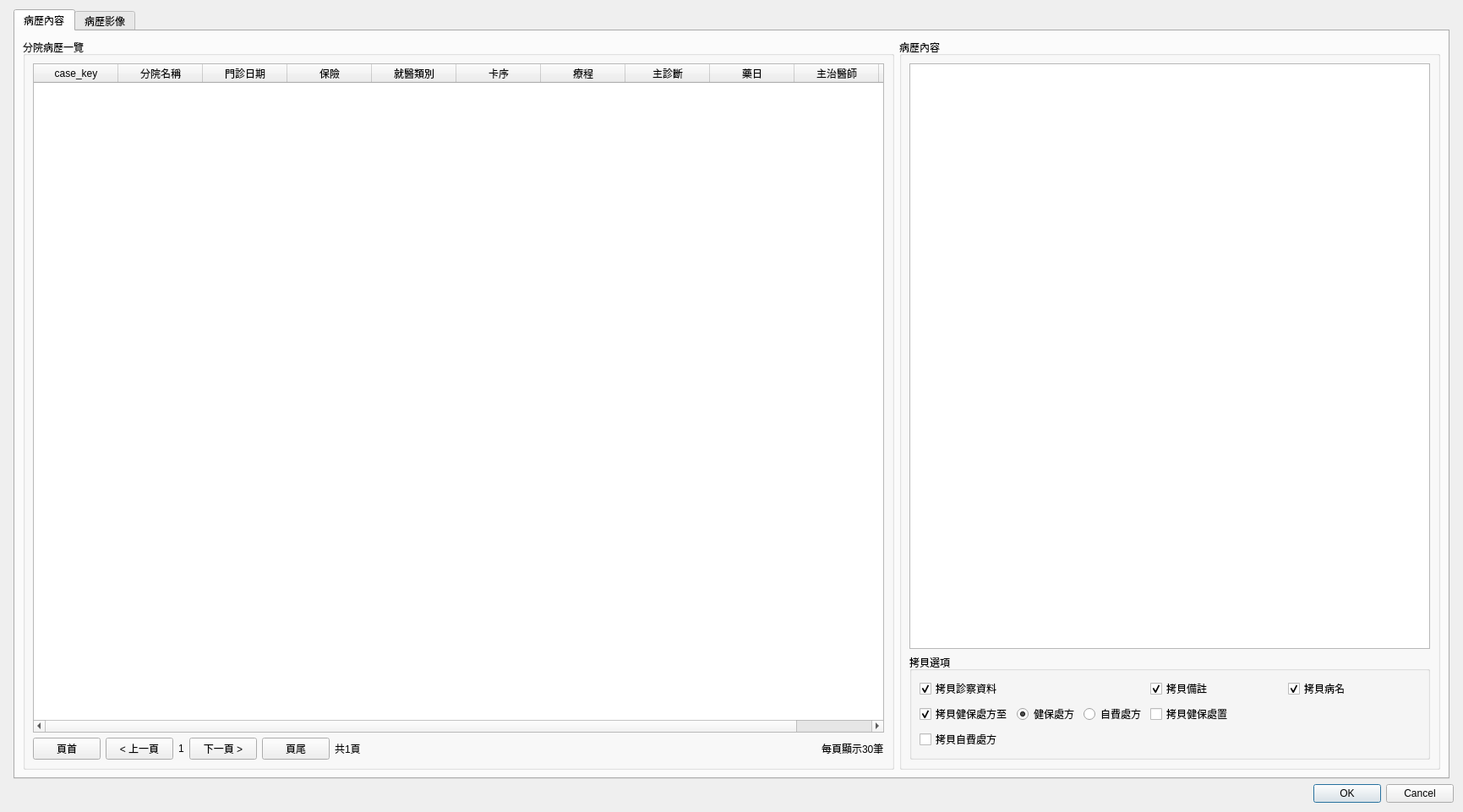
<?xml version="1.0" encoding="UTF-8"?>
<ui version="4.0">
 <class>Dialog_medical_record_hosts</class>
 <widget class="QDialog" name="Dialog_medical_record_hosts">
  <property name="windowModality">
   <enum>Qt::NonModal</enum>
  </property>
  <property name="geometry">
   <rect>
    <x>0</x>
    <y>0</y>
    <width>1731</width>
    <height>961</height>
   </rect>
  </property>
  <property name="sizePolicy">
   <sizepolicy hsizetype="Preferred" vsizetype="Preferred">
    <horstretch>0</horstretch>
    <verstretch>0</verstretch>
   </sizepolicy>
  </property>
  <property name="windowTitle">
   <string>過去病歷</string>
  </property>
  <layout class="QVBoxLayout" name="verticalLayout">
   <item>
    <layout class="QHBoxLayout" name="horizontalLayout">
     <property name="leftMargin">
      <number>5</number>
     </property>
     <property name="topMargin">
      <number>0</number>
     </property>
     <property name="rightMargin">
      <number>5</number>
     </property>
     <item>
      <widget class="QTabWidget" name="tabWidget_hosts">
       <property name="currentIndex">
        <number>0</number>
       </property>
       <widget class="QWidget" name="tab">
        <attribute name="title">
         <string>病歷內容</string>
        </attribute>
        <layout class="QHBoxLayout" name="horizontalLayout_3">
         <item>
          <widget class="QGroupBox" name="groupBox_history_list">
           <property name="title">
            <string>分院病歷一覽</string>
           </property>
           <layout class="QVBoxLayout" name="verticalLayout_2">
            <item>
             <widget class="QTableWidget" name="tableWidget_medical_records">
              <property name="editTriggers">
               <set>QAbstractItemView::NoEditTriggers</set>
              </property>
              <property name="selectionMode">
               <enum>QAbstractItemView::SingleSelection</enum>
              </property>
              <property name="selectionBehavior">
               <enum>QAbstractItemView::SelectRows</enum>
              </property>
              <column>
               <property name="text">
                <string>case_key</string>
               </property>
              </column>
              <column>
               <property name="text">
                <string>分院名稱</string>
               </property>
              </column>
              <column>
               <property name="text">
                <string>門診日期</string>
               </property>
              </column>
              <column>
               <property name="text">
                <string>保險</string>
               </property>
              </column>
              <column>
               <property name="text">
                <string>就醫類別</string>
               </property>
              </column>
              <column>
               <property name="text">
                <string>卡序</string>
               </property>
              </column>
              <column>
               <property name="text">
                <string>療程</string>
               </property>
              </column>
              <column>
               <property name="text">
                <string>主診斷</string>
               </property>
              </column>
              <column>
               <property name="text">
                <string>藥日</string>
               </property>
              </column>
              <column>
               <property name="text">
                <string>主治醫師</string>
               </property>
              </column>
              <column>
               <property name="text">
                <string>自費金額</string>
               </property>
              </column>
             </widget>
            </item>
            <item>
             <layout class="QHBoxLayout" name="horizontalLayout_6">
              <item>
               <widget class="QPushButton" name="pushButton_top">
                <property name="text">
                 <string>頁首</string>
                </property>
               </widget>
              </item>
              <item>
               <widget class="QPushButton" name="pushButton_prev">
                <property name="text">
                 <string>&lt; 上一頁</string>
                </property>
               </widget>
              </item>
              <item>
               <widget class="QLabel" name="label_current_page">
                <property name="text">
                 <string>1</string>
                </property>
               </widget>
              </item>
              <item>
               <widget class="QPushButton" name="pushButton_next">
                <property name="text">
                 <string>下一頁 &gt;</string>
                </property>
               </widget>
              </item>
              <item>
               <widget class="QPushButton" name="pushButton_bottom">
                <property name="text">
                 <string>頁尾</string>
                </property>
               </widget>
              </item>
              <item>
               <widget class="QLabel" name="label_total_pages">
                <property name="text">
                 <string>共1頁</string>
                </property>
               </widget>
              </item>
              <item>
               <spacer name="horizontalSpacer_2">
                <property name="orientation">
                 <enum>Qt::Horizontal</enum>
                </property>
                <property name="sizeHint" stdset="0">
                 <size>
                  <width>40</width>
                  <height>20</height>
                 </size>
                </property>
               </spacer>
              </item>
              <item>
               <widget class="QLabel" name="label_count_per_page">
                <property name="text">
                 <string>每頁顯示30筆</string>
                </property>
               </widget>
              </item>
             </layout>
            </item>
           </layout>
          </widget>
         </item>
         <item>
          <widget class="QGroupBox" name="groupBox_medical_record">
           <property name="maximumSize">
            <size>
             <width>640</width>
             <height>16777215</height>
            </size>
           </property>
           <property name="title">
            <string>病歷內容</string>
           </property>
           <layout class="QVBoxLayout" name="verticalLayout_3">
            <item>
             <widget class="QTextEdit" name="textEdit_medical_record">
              <property name="readOnly">
               <bool>true</bool>
              </property>
             </widget>
            </item>
            <item>
             <widget class="QGroupBox" name="groupBox_copy_option">
              <property name="title">
               <string>拷貝選項</string>
              </property>
              <layout class="QGridLayout" name="gridLayout">
               <item row="0" column="2">
                <widget class="QCheckBox" name="checkBox_disease">
                 <property name="text">
                  <string>拷貝病名</string>
                 </property>
                 <property name="checked">
                  <bool>true</bool>
                 </property>
                </widget>
               </item>
               <item row="2" column="0">
                <widget class="QCheckBox" name="checkBox_self_prescript">
                 <property name="text">
                  <string>拷貝自費處方</string>
                 </property>
                </widget>
               </item>
               <item row="0" column="0">
                <widget class="QCheckBox" name="checkBox_diagnostic">
                 <property name="text">
                  <string>拷貝診察資料</string>
                 </property>
                 <property name="checked">
                  <bool>true</bool>
                 </property>
                </widget>
               </item>
               <item row="0" column="1">
                <widget class="QCheckBox" name="checkBox_remark">
                 <property name="text">
                  <string>拷貝備註</string>
                 </property>
                 <property name="checked">
                  <bool>true</bool>
                 </property>
                </widget>
               </item>
               <item row="1" column="0">
                <layout class="QHBoxLayout" name="horizontalLayout_2">
                 <item>
                  <widget class="QCheckBox" name="checkBox_ins_prescript">
                   <property name="text">
                    <string>拷貝健保處方至</string>
                   </property>
                   <property name="checked">
                    <bool>true</bool>
                   </property>
                  </widget>
                 </item>
                 <item>
                  <widget class="QRadioButton" name="radioButton_ins_prescript">
                   <property name="text">
                    <string>健保處方</string>
                   </property>
                   <property name="checked">
                    <bool>true</bool>
                   </property>
                  </widget>
                 </item>
                 <item>
                  <widget class="QRadioButton" name="radioButton_self_prescript">
                   <property name="text">
                    <string>自費處方</string>
                   </property>
                  </widget>
                 </item>
                </layout>
               </item>
               <item row="1" column="1">
                <widget class="QCheckBox" name="checkBox_ins_treat">
                 <property name="text">
                  <string>拷貝健保處置</string>
                 </property>
                </widget>
               </item>
              </layout>
             </widget>
            </item>
           </layout>
          </widget>
         </item>
        </layout>
       </widget>
       <widget class="QWidget" name="widget">
        <attribute name="title">
         <string>病歷影像</string>
        </attribute>
        <layout class="QVBoxLayout" name="verticalLayout_4">
         <item>
          <widget class="QTableWidget" name="tableWidget_image_history">
           <property name="editTriggers">
            <set>QAbstractItemView::DoubleClicked</set>
           </property>
           <attribute name="horizontalHeaderVisible">
            <bool>false</bool>
           </attribute>
           <attribute name="verticalHeaderVisible">
            <bool>false</bool>
           </attribute>
           <column>
            <property name="text">
             <string>New Column</string>
            </property>
           </column>
           <column>
            <property name="text">
             <string>New Column</string>
            </property>
           </column>
           <column>
            <property name="text">
             <string>New Column</string>
            </property>
           </column>
           <column>
            <property name="text">
             <string>New Column</string>
            </property>
           </column>
           <column>
            <property name="text">
             <string>New Column</string>
            </property>
           </column>
          </widget>
         </item>
        </layout>
       </widget>
      </widget>
     </item>
    </layout>
   </item>
   <item>
    <widget class="QDialogButtonBox" name="buttonBox">
     <property name="orientation">
      <enum>Qt::Horizontal</enum>
     </property>
     <property name="standardButtons">
      <set>QDialogButtonBox::Cancel|QDialogButtonBox::Ok</set>
     </property>
     <property name="centerButtons">
      <bool>false</bool>
     </property>
    </widget>
   </item>
  </layout>
 </widget>
 <resources/>
 <connections>
  <connection>
   <sender>buttonBox</sender>
   <signal>accepted()</signal>
   <receiver>Dialog_medical_record_hosts</receiver>
   <slot>accept()</slot>
   <hints>
    <hint type="sourcelabel">
     <x>248</x>
     <y>254</y>
    </hint>
    <hint type="destinationlabel">
     <x>157</x>
     <y>274</y>
    </hint>
   </hints>
  </connection>
  <connection>
   <sender>buttonBox</sender>
   <signal>rejected()</signal>
   <receiver>Dialog_medical_record_hosts</receiver>
   <slot>reject()</slot>
   <hints>
    <hint type="sourcelabel">
     <x>316</x>
     <y>260</y>
    </hint>
    <hint type="destinationlabel">
     <x>286</x>
     <y>274</y>
    </hint>
   </hints>
  </connection>
 </connections>
</ui>
